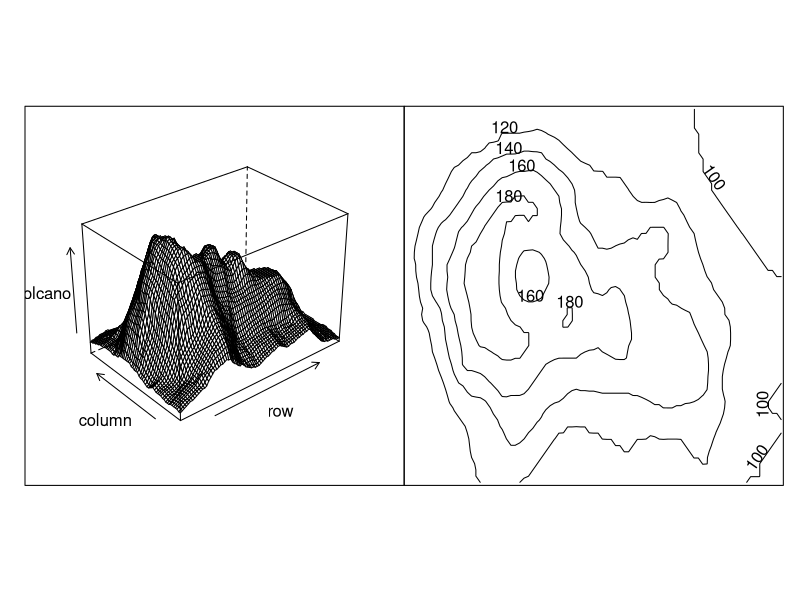
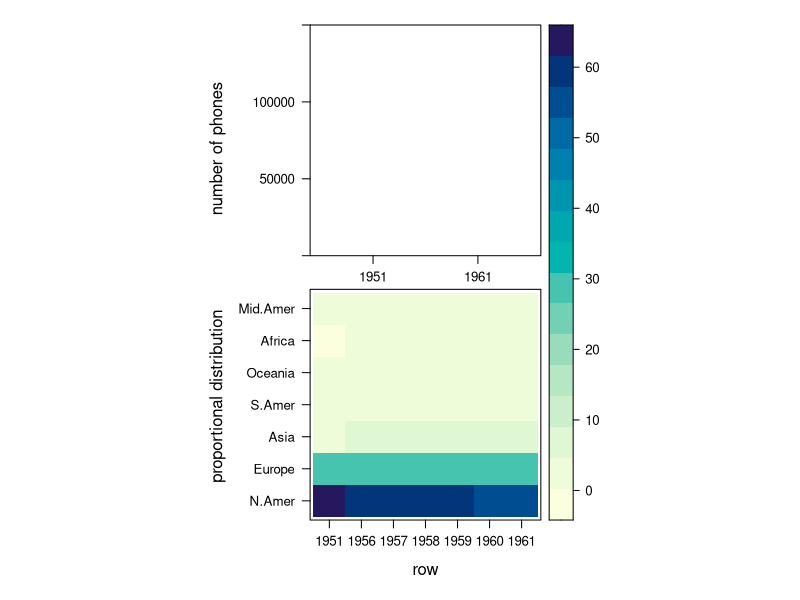
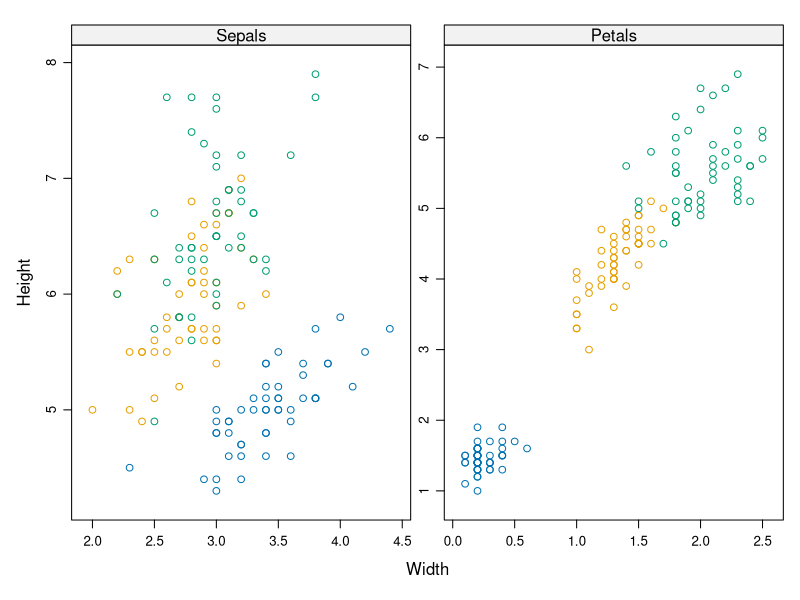
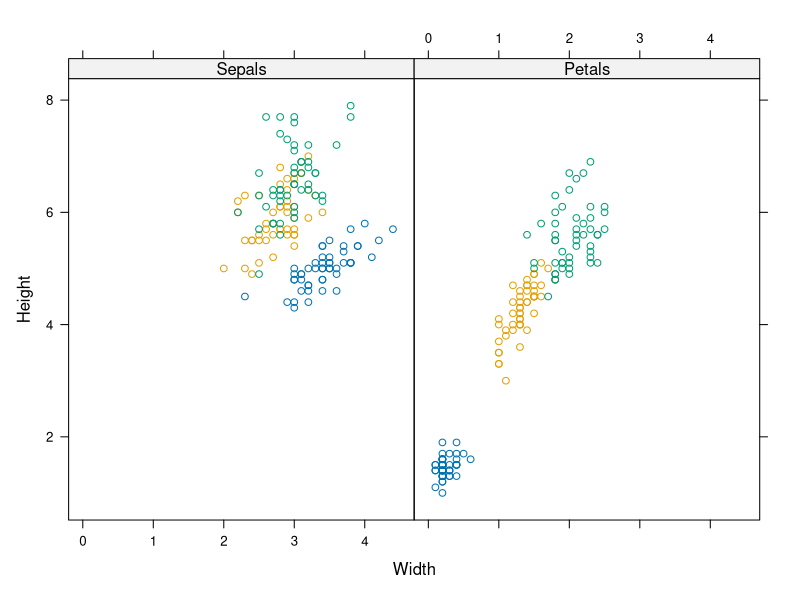
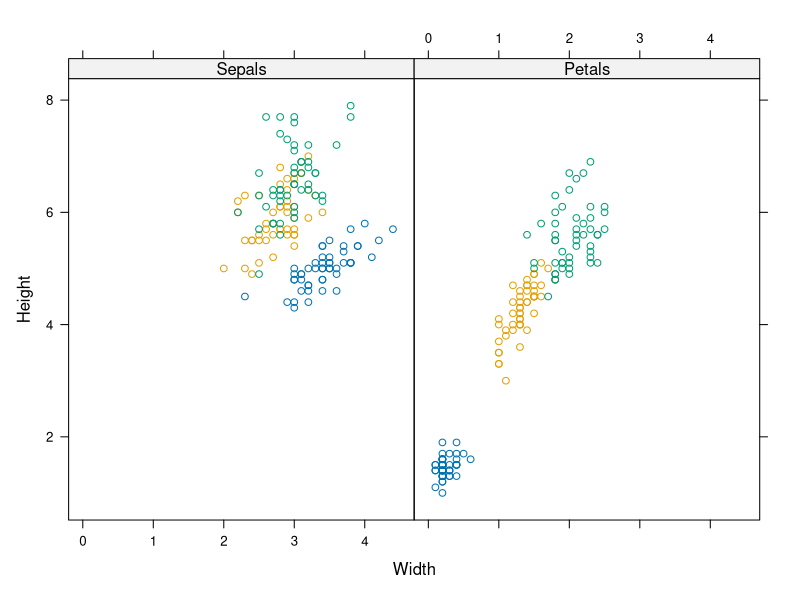
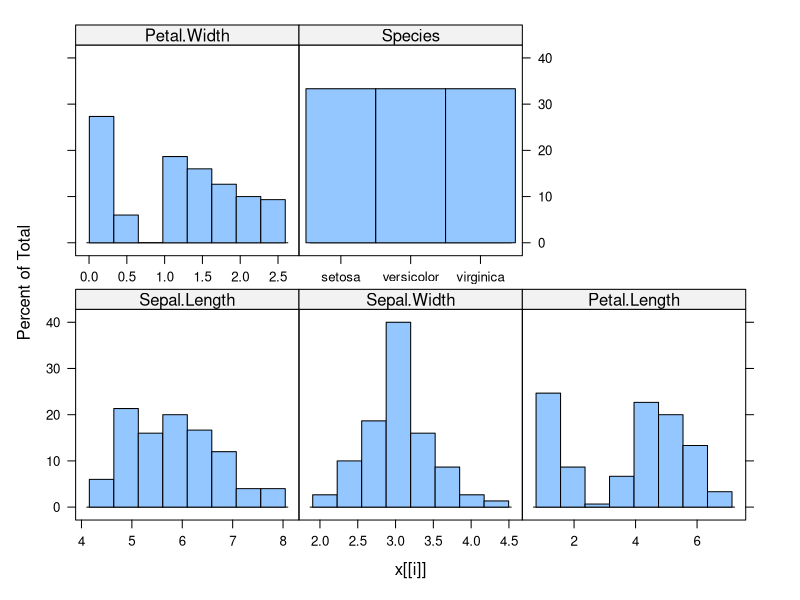
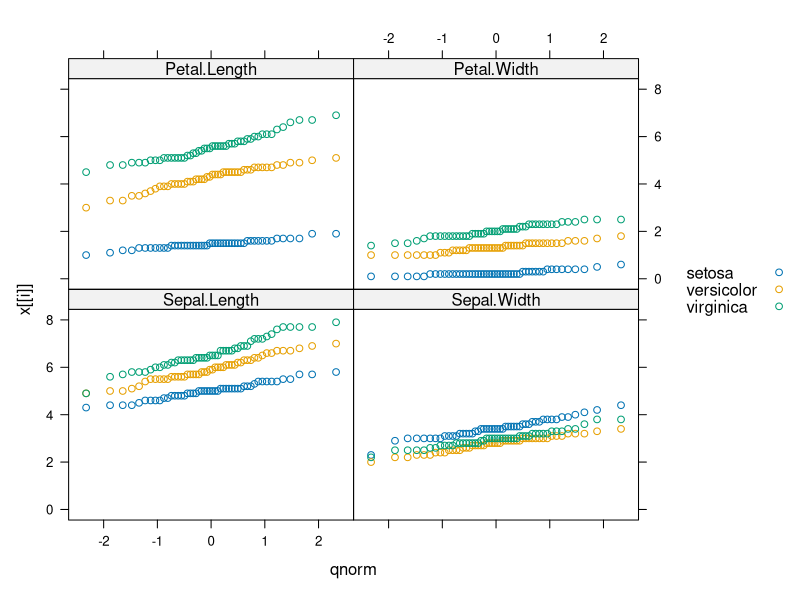
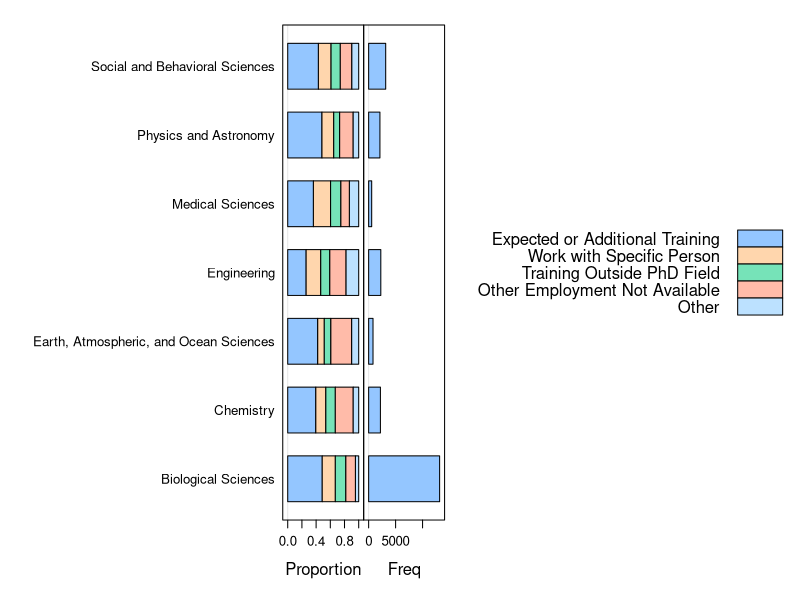

The R script that drew these images, in order:
library(latticeExtra)


### Name: c.trellis
### Title: Merge trellis objects, using same or different scales
### Aliases: c.trellis xyplot.list mergedTrellisLegendGrob
### Keywords: aplot

### ** Examples


## Combine different types of plots.
c(wireframe(volcano), contourplot(volcano))

## Merging levelplot with xyplot
levObj <- levelplot(prop.table(WorldPhones, 1) * 100)
xyObj <- xyplot(Phones ~ Year, data.frame(Phones = rowSums(WorldPhones),
      Year = row.names(WorldPhones)), type="b", ylim = c(0, 150000))
## NOTE: prepanel.levelplot (from first object) is used for entire plot.
cObj <- c(levObj, xyObj, layout = 1:2)
update(cObj, scales = list(y = list(rot = 0)),
       ylab = c("proportional distribution", "number of phones"))

## Combine two xyplots.
sepals <- xyplot(Sepal.Length ~ Sepal.Width, iris, groups = Species,
    xlab = "Width", ylab = "Height")
petals <- xyplot(Petal.Length ~ Petal.Width, iris, groups = Species)
c(Sepals = sepals, Petals = petals)

## Force same scales (re-calculate panel limits from merged data):
c(Sepals = sepals, Petals = petals, x.same = TRUE, y.same = TRUE)

## Or - create xyplots from a list of formulas
xyplot.list(list(Sepals = Sepal.Length ~ Sepal.Width,
                 Petals = Petal.Length ~ Petal.Width),
             data = iris, groups = Species, x.same = TRUE,
             xlab = "Width", ylab = "Height")

## Create histograms from a list of objects, and merge them.
xyplot.list(iris, FUN = histogram)

## Create cumulative distribution plots from a list of objects
xyplot.list(iris[1:4], FUN = qqmath, groups = iris$Species,
            auto.key = TRUE)

## Display a table as both frequencies and proportions:
data(postdoc)
## remove last row (containing totals)
postdoc <- postdoc[1:(nrow(postdoc)-1),]
pdprops <- barchart(prop.table(postdoc, margin = 1),
                    auto.key = list(adj = 1))
pdmargin <- barchart(margin.table(postdoc, 1))
pdboth <- c(pdprops, pdmargin)
update(pdboth, xlab = c("Proportion", "Freq"))

## Conditioned 'quakes' plot combined with histogram.
qua <- xyplot(lat ~ long | equal.count(depth, 3), quakes,
    aspect = "iso", pch = ".", cex = 2, xlab = NULL, ylab = NULL)
qua <- c(qua, depth = histogram(quakes$depth), layout = c(4, 1))
## suppress scales on the first 3 panels
update(qua, scales = list(at = list(NULL, NULL, NULL, NA),
                          y = list(draw = FALSE)))

## Demonstrate merging of legends and par.settings.
## Note that par.settings can conflict, thus need col.line=...
mypoints <- 
    xyplot(1:10 ~ 1:10, groups = factor(rep(1:2, each = 5)),
        par.settings = simpleTheme(pch = 16), auto.key = TRUE)
mylines <-
    xyplot(1:10 ~ 1:10, groups = factor(rep(1:5, each = 2)),
        type = "l", par.settings = simpleTheme(col.line = 1:5),
        auto.key = list(lines = TRUE, points = FALSE, columns = 5))
c(mypoints, mylines)

## Visualise statistical and spatial distributions
## (advanced!)
library(maps)
vars <- as.data.frame(state.x77)
StateName <- tolower(state.name)
form <- StateName ~ Population + Income + Illiteracy +
   `Life Exp` + Murder + `HS Grad` + Frost + sqrt(Area)
## construct independent maps of each variable
statemap <- map("state", plot = FALSE, fill = TRUE)
colkey <- draw.colorkey(list(col = heat.colors(100), at = 0:100,
    labels = list(labels = c("min","max"), at = c(0,100))))
panel.mapplot.each <- function(x, breaks, ...)
    panel.mapplot(x = x, breaks = quantile(x), ...)
vmaps <- mapplot(form, vars, map = statemap, colramp = heat.colors,
    panel = panel.mapplot.each, colorkey = FALSE,
    legend = list(right = list(fun = colkey)), xlab = NULL)
## construct independent densityplots of each variable
vdens <- densityplot(form[-2], vars, outer = TRUE, cut = 0, 
    scales = list(relation = "free"), ylim = c(0, NA),
    cex = 0.5, ref = TRUE) +
  layer(panel.axis("top", half = FALSE, text.cex = 0.7))
## combine panels from both plots
combo <- c(vmaps, vdens)
## rearrange in pairs
n <- length(vars)
npairs <- rep(1:n, each = 2) + c(0, n)
update(combo[npairs], scales = list(draw = FALSE),
    layout = c(4, 4), between = list(x = c(0, 0.5), y = 0.5))
